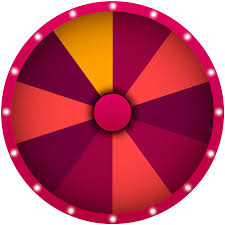
#> input picture project_v1/image.jpg, 225 x 225 px
$ python test15.py
#> lines starting #> are read from the running program, lines starting #| are printed output that depends on the picture
import numpy as np
import cv2 as cv

img = cv.imread('image.jpg', cv.IMREAD_GRAYSCALE)
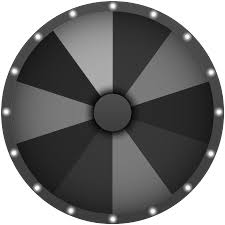
#> img: shape (225, 225); min 0, max 255, mean 115
assert img is not None, "file could not be read, check with os.path.exists()"
img = cv.medianBlur(img, 5)
cimg = cv.cvtColor(img, cv.COLOR_GRAY2BGR)

circles = cv.HoughCircles(img, cv.HOUGH_GRADIENT, 1, 20,
                          param1=50, param2=35, minRadius=0, maxRadius=0)
#> circles = [[112.5, 112.5, 111.2], [148.5, 136.5, 57.7]]

circles = np.uint16(np.around(circles))
#> circles = [[112, 112, 111], [148, 136, 58]]
for i in circles[0, :]:
    # draw the outer circle
    cv.circle(cimg, (i[0], i[1]), i[2], (0, 255, 0), 2)
    # draw the center of the circle
    cv.circle(cimg, (i[0], i[1]), 2, (0, 0, 255), 3)
#> this loop made 2 passes
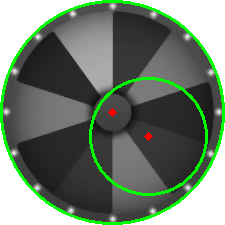
#> cimg: shape (225, 225, 3); mean B, G, R 108.1, 123.8, 108.5

cv.imshow('detected circles', cimg)
cv.waitKey(0)
cv.destroyAllWindows()

$ run again, with project_v1/anh.jpg copied over project_v1/image.jpg
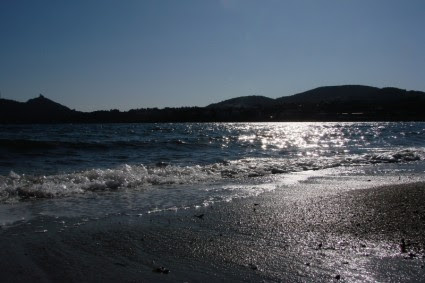
#> input picture project_v1/anh.jpg, 425 x 283 px
#> `img = cv.medianBlur(img, 5)`:
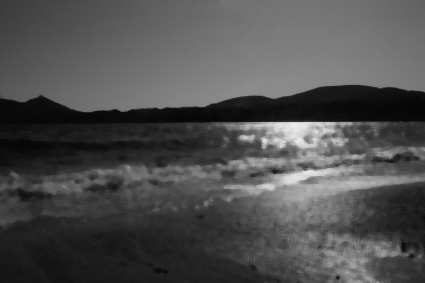
#> img: shape (283, 425); min 5, max 239, mean 79.3
#> `circles = cv.HoughCircles(img, cv.HOUGH_GRADIENT, 1, 20, param1=50, pa..`: circles = 114 rows, first 8: [209.5, 277.5, 155.8], [201.5, 241.5, 119.9], [233.5, 280.5, 158.9], [181.5, 251.5, 113.4], [314.5, 190.5, 52.7], [149.5, 253.5, 145.2], [296.5, 80.5, 139.8], [209.5, 212.5, 76]
#> `circles = np.uint16(np.around(circles))`: circles = 114 rows, first 8: [210, 278, 156], [202, 242, 120], [234, 280, 159], [182, 252, 113], [314, 190, 53], [150, 254, 145], [296, 80, 140], [210, 212, 76]
#> the loop `for i in circles[0, :]:` made 114 passes
#> after the loop `for i in circles[0, :]:`:
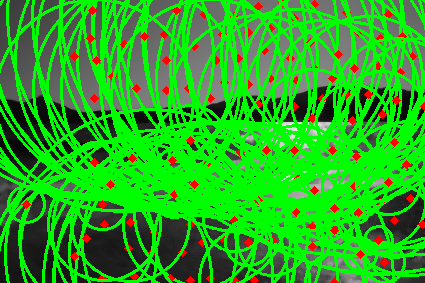
#> cimg: shape (283, 425, 3); mean B, G, R 31.5, 170.4, 39
